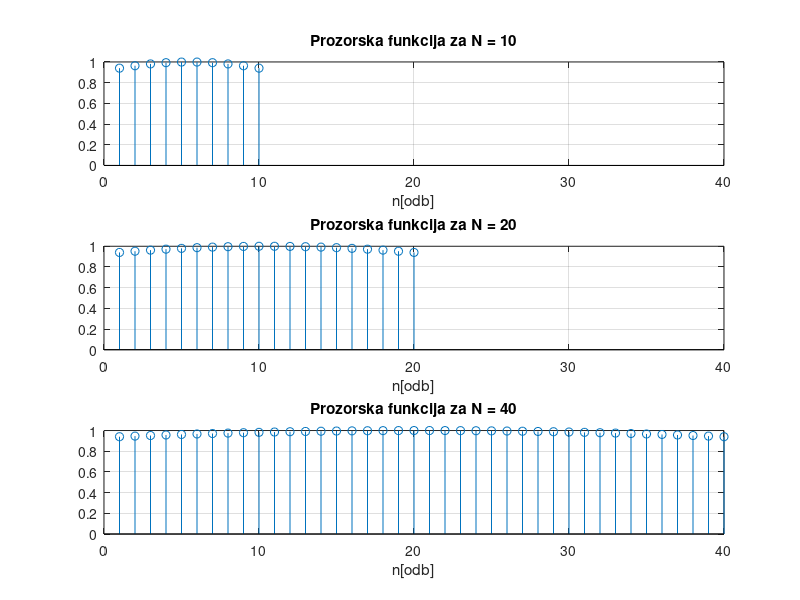
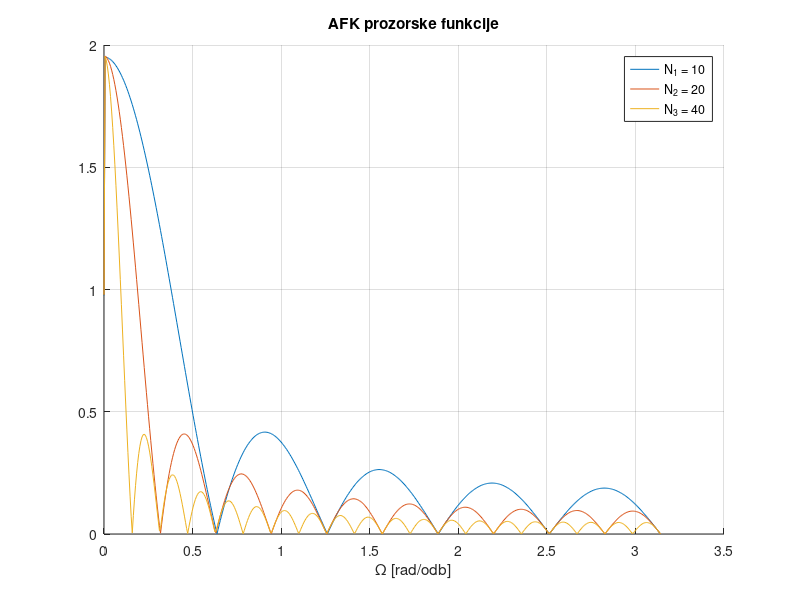
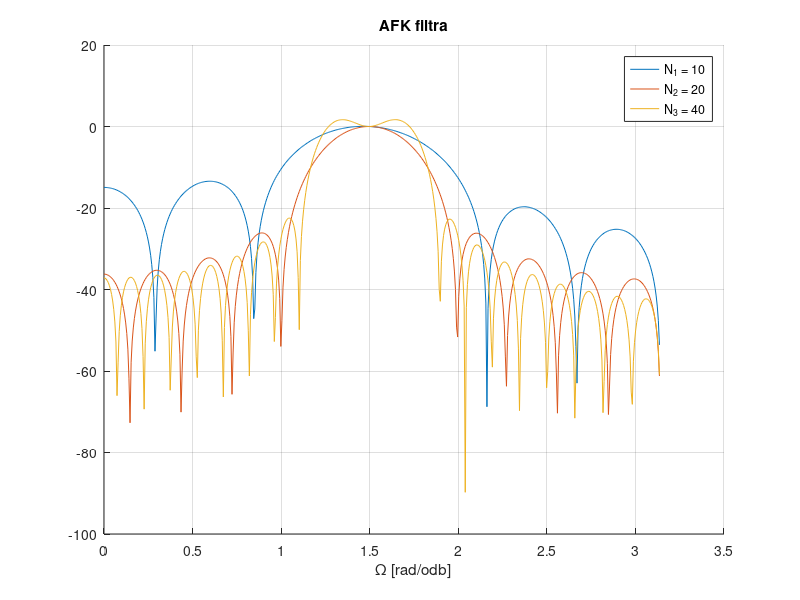

The MATLAB source for these figures, in order:
close all; clear all; clc;

N = [10 20 40];
Nfft = 1024;
w1 = 0:2*pi/Nfft:pi;
Wn = [1.2 1.8]/pi;

for k=1:length(N)
  n = N(k)-1;
  window = kaiser(n+1);
  figure(1)
    subplot(3,1,k)
      stem(window);
      xlim([0 40]);
      xlabel('n[odb]'); title(['Prozorska funkcija za N = ' num2str(N(k))]); grid on;
  Xw = fft(window,Nfft)/length(window);
  Xw1 = abs(Xw(1:Nfft/2+1));
  Xw1(2:Nfft/2+1) = 2*Xw1(2:Nfft/2+1);
  figure(2)
    hold on;
    plot(w1,Xw1);
    xlabel('\Omega [rad/odb]'); title('AFK prozorske funkcije'); grid on;
  a = 1;
  b = fir1(n,Wn,window);
  [hz,w] = freqz(b,a,Nfft/2+1);
  figure(3)
    hold on;
    plot(w,20*log10(abs(hz)));
    xlabel('\Omega [rad/odb]'); title('AFK filtra'); grid on;
end

figure(2)
  legend(['N_1 = ' num2str(N(1))],['N_2 = ' num2str(N(2))],['N_3 = ' num2str(N(3))]);
  
figure(3)
  legend(['N_1 = ' num2str(N(1))],['N_2 = ' num2str(N(2))],['N_3 = ' num2str(N(3))]);
